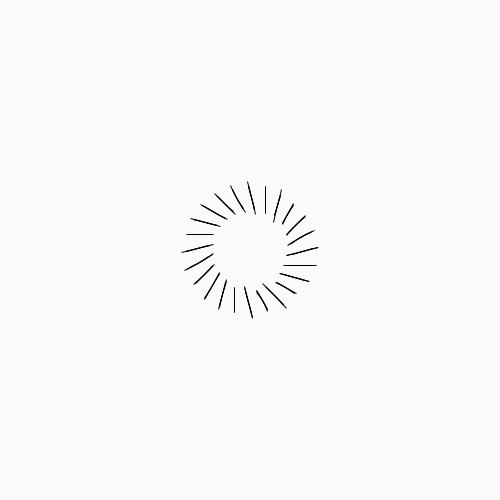
Frame 1 (no input)
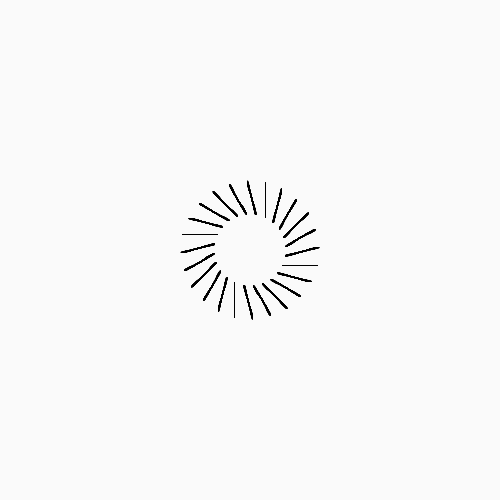
Frame 60 (the mouse pressed at the canvas centre just before this capture)
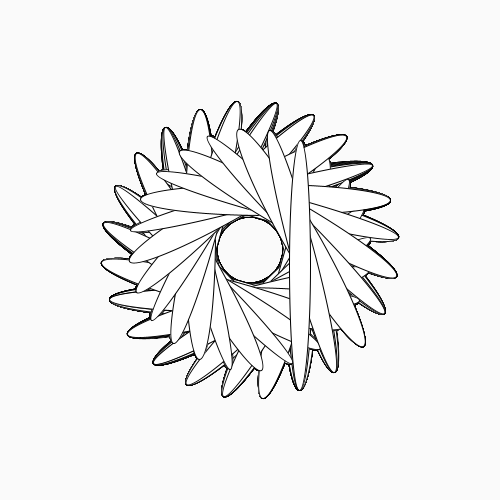
Frame 120 (the mouse held since frame 60 and released just before this capture)

The Processing sketch that drew these frames (run headless with seeded random() and noise(); from frame 60 on, the mouse is pressed at the canvas centre):

// Processing sketch: processing_85344
// ── processing_85344.pde

void setup()
{
  size(500, 500);
  background(250);
  smooth();
}



void draw()
{

//background(mouseX,mouseY,mouseX,mouseY);
fill(255);
translate (width/2, height/2);

for (int i=0; i<720; i+=10){
  rotate(radians(15));
ellipse(50,15,random(20,35),mouseY);
println(mouseX);
}

}
